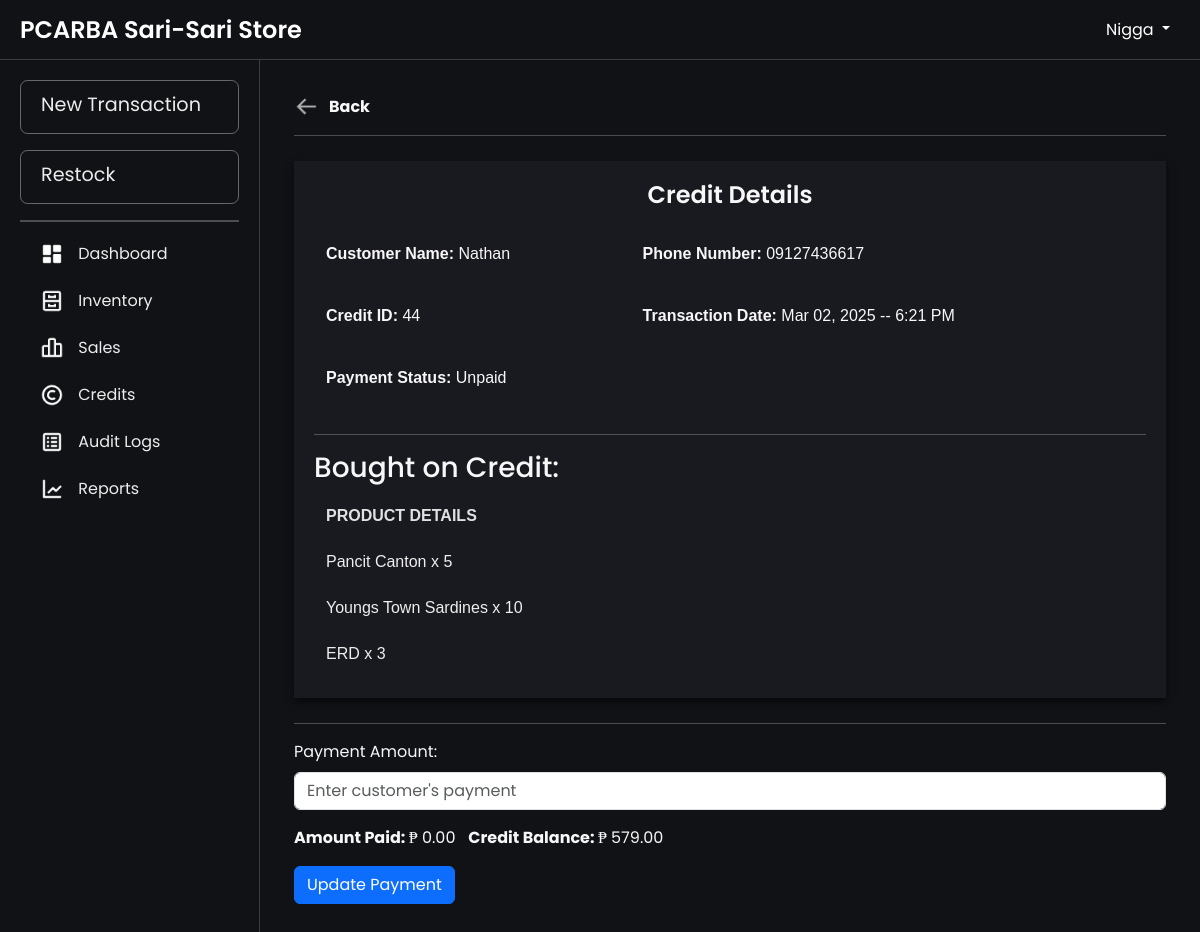
/credit_details.php?creditId=44 (signed in), run on an earlier commit of the app's database.
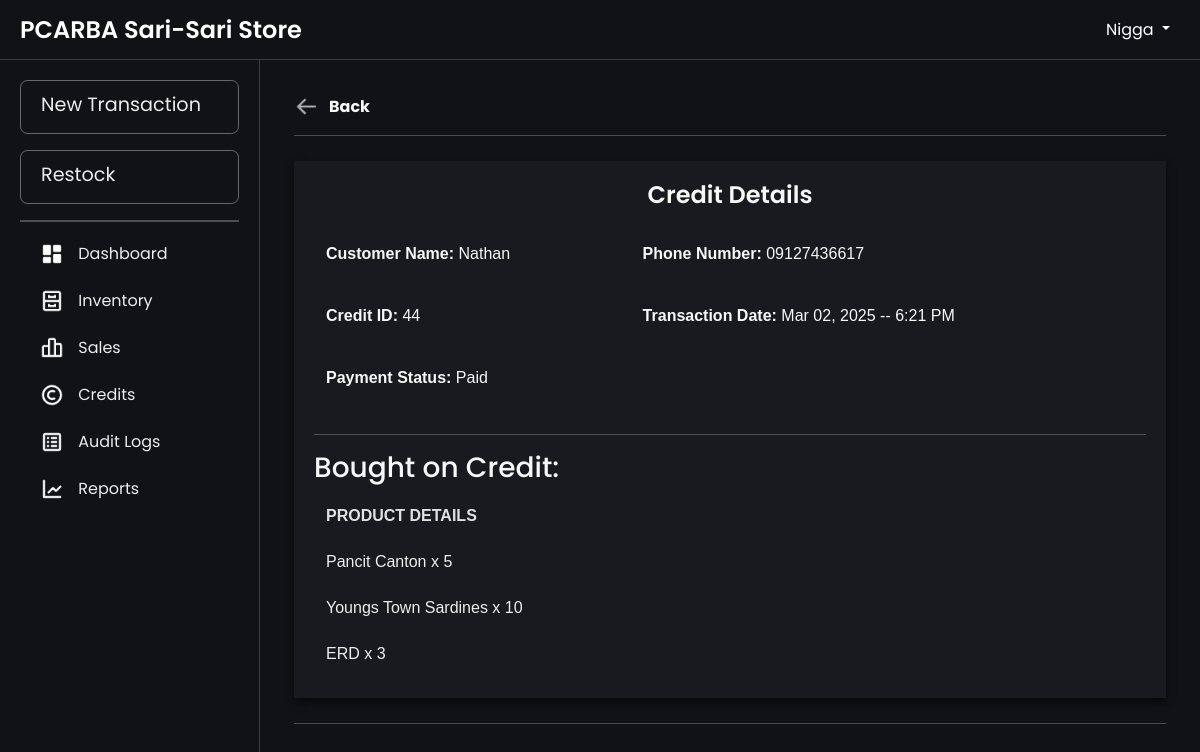
And on a later commit of the database.
### tables this page shows
CREATE TABLE `credits` (
  `creditId` int(11) NOT NULL AUTO_INCREMENT,
  `paymentStatus` enum('Paid','Unpaid','Partially Paid') DEFAULT 'Unpaid',
  `lastUpdated` timestamp NOT NULL DEFAULT current_timestamp() ON UPDATE current_timestamp(),
  `transactionDate` timestamp NOT NULL DEFAULT current_timestamp(),
  `creditorId` int(11) NOT NULL,
  `userId` int(11) NOT NULL,
  PRIMARY KEY (`creditId`),
  KEY `users_credits` (`userId`),
  KEY `creditor_credits` (`creditorId`),
  CONSTRAINT `creditor_credits` FOREIGN KEY (`creditorId`) REFERENCES `creditor` (`creditorId`) ON DELETE CASCADE,
  CONSTRAINT `users_credits` FOREIGN KEY (`userId`) REFERENCES `users` (`userId`)
);

CREATE TABLE `creditor` (
  `creditorId` int(11) NOT NULL AUTO_INCREMENT,
  `customerName` varchar(100) NOT NULL,
  `phoneNumber` varchar(15) DEFAULT NULL,
  `amountPaid` decimal(10,2) DEFAULT NULL,
  `creditBalance` decimal(10,2) NOT NULL,
  PRIMARY KEY (`creditorId`)
);

CREATE TABLE `products` (
  `productId` int(11) NOT NULL AUTO_INCREMENT,
  `productName` varchar(100) NOT NULL,
  `productCategory` varchar(100) NOT NULL,
  `unitPrice` decimal(10,2) NOT NULL,
  `categoryId` int(11) NOT NULL,
  `unit` enum('pcs','kg','L','pack','mL','doz','m') NOT NULL DEFAULT 'pcs',
  `imagePath` varchar(255) DEFAULT NULL,
  PRIMARY KEY (`productId`),
  KEY `categories_products` (`categoryId`),
  CONSTRAINT `categories_products` FOREIGN KEY (`categoryId`) REFERENCES `categories` (`categoryId`)
);

CREATE TABLE `sale_item` (
  `sale_itemId` int(20) NOT NULL AUTO_INCREMENT,
  `quantity` int(11) NOT NULL,
  `price` decimal(10,2) NOT NULL,
  `subTotal` decimal(10,2) NOT NULL,
  `saleId` int(11) DEFAULT NULL,
  `creditId` int(11) DEFAULT NULL,
  `batchId` int(11) NOT NULL,
  `productId` int(11) NOT NULL,
  PRIMARY KEY (`sale_itemId`),
  KEY `sale_sale_item` (`saleId`),
  KEY `credits_sale_item` (`creditId`),
  KEY `batchItem_sale_item` (`batchId`),
  KEY `products_sale_item` (`productId`),
  CONSTRAINT `credits_sale_item` FOREIGN KEY (`creditId`) REFERENCES `credits` (`creditId`) ON DELETE CASCADE,
  CONSTRAINT `products_sale_item` FOREIGN KEY (`productId`) REFERENCES `products` (`productId`),
  CONSTRAINT `sale_sale_item` FOREIGN KEY (`saleId`) REFERENCES `sales` (`saleId`) ON DELETE CASCADE
);

### htdocs/credit_details.php (the view, shortened to what this page needs)
<?php
include 'db.php';
$creditId = $_GET['creditId'];
$query = "SELECT c.creditId, c.transactionDate, c.paymentStatus, cr.customerName, cr.phoneNumber, cr.creditBalance, cr.amountPaid,
                 p.productName, si.quantity, si.subTotal, cr.creditorId, c.userId, c.lastUpdated
          FROM credits c
          JOIN sale_item si ON c.creditId = si.creditId
          JOIN products p ON si.productId = p.productId
          JOIN creditor cr ON c.creditorId = cr.creditorId
          WHERE c.creditId = ?";
$stmt = $conn->prepare($query);
$stmt->bind_param("i", $creditId);
$stmt->execute();
$result = $stmt->get_result();
$creditDetails = $result->fetch_all(MYSQLI_ASSOC);
$transactionDate = !empty($creditDetails[0]['transactionDate']) ? date("M d, Y -- g:i A", strtotime($creditDetails[0]['transactionDate'])) : 'N/A';
?>
<!DOCTYPE html>
<html lang="en">
<head>
    <link rel="stylesheet" href="css/bootstrap.min.css">
    <link rel="stylesheet" href="css/layer1.css">
</head>
<body>
    <?php include 'navbar.php'; ?>
    <div class="main-content fade-in">
        <div class="form-container">
            <a href="#" class="btn-back-wrapper" id="back-button">
                <img src="images/back.png" alt="Another Image" class="btn-back" id="another-image">
                <b><span>Back</span></b>
            </a>
            <hr>
            <div class="table-wrapper">
                <h1 align="center">Credit Details</h1>
                <table>
                    <tr>
                        <td>
                            <p><strong>Customer Name:</strong> <?php echo htmlspecialchars($creditDetails[0]['customerName']); ?></p>
                        </td>
                        <td>
                            <p><strong>Phone Number:</strong> <?php echo htmlspecialchars($creditDetails[0]['phoneNumber']); ?></p>
                        </td>
                    </tr>
                    <tr>
                        <td>
                            <p><strong>Credit ID:</strong> <?php echo htmlspecialchars($creditDetails[0]['creditId']); ?></p>
                        </td>
                        <td>
                            <p><strong>Transaction Date:</strong> <?php echo htmlspecialchars($transactionDate); ?></p>
                        </td>
                    </tr>
                    <tr>
                        <td>
                            <p><strong>Payment Status: </strong> <?php echo htmlspecialchars($creditDetails[0]['paymentStatus']); ?></p>
                        </td>
                    </tr>
                </table>
                <hr>
                <h3>Bought on Credit:</h3>
                <table>
                    <thead>
                        <tr>
                            <th>PRODUCT DETAILS</th>
                        </tr>
                    </thead>
                    <tbody>
                        <?php foreach ($creditDetails as $item) { ?>
                            <tr>
                                <td><?php echo htmlspecialchars($item['productName']); ?> x <?php echo htmlspecialchars($item['quantity']); ?> </td>
                            </tr>
                        <?php } ?>
                    </tbody>
                </table>
            </div>
            <hr>
            <?php if ($creditDetails[0]['paymentStatus'] !== 'Paid') { ?>
                <form method="POST" action="">
                    <div class="mb-3">
                        <label for="amountPaid" class="form-label">Payment Amount:</label>
                        <input type="number" id="amountPaid" name="amountPaid" class="form-control" min="0" max="<?php echo htmlspecialchars($creditDetails[0]['creditBalance']); ?>" placeholder="Enter customer's payment" required>
                    </div>
                    <p><strong>Amount Paid: </strong> ₱ <?php echo htmlspecialchars($creditDetails[0]['amountPaid']); ?> &nbsp; <strong>Credit Balance: </strong> ₱ <?php echo htmlspecialchars($creditDetails[0]['creditBalance']); ?></p>
                    <input type="submit" value="Update Payment" class="btn btn-primary">
                </form>
            <?php } ?>
        </div>
    </div>
</body>
</html>

What changed in the data, as far as the page shows it:
changed creditor "Nathan": amountPaid "0.00" → (not shown); creditBalance "579.00" → (not shown)
changed credits "Pancit Canton": paymentStatus "Unpaid" → "Paid"
Also different on the page:
form field value: "Update Payment" → (not shown)
text no longer shown: "Payment Amount: Amount Paid: ₱ Credit Balance: ₱"
